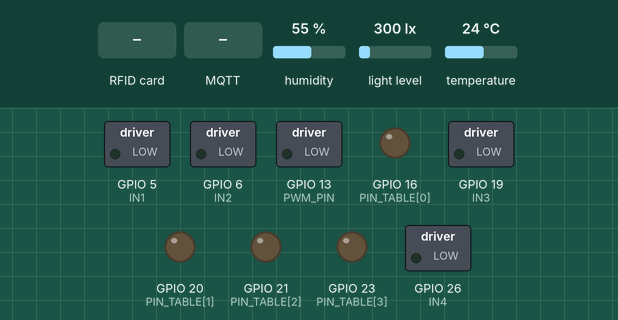
Recording of a program running on a simulated Raspberry Pi (BCM pin numbers). On the bench: switched loads named in the program (green lamp = pin HIGH), output pins drawn as LEDs (lit = HIGH). Dashed ring = blinking. The inputs (shaded band) are chosen by the test bench; at power-on: humidity 55 %, temperature 24 °C, light level 300 lx. The clock reads 2024-03-15 10:24:30 at power-on unless the program sets it; no MQTT or app messages arrive unless stated; the RFID card's data blocks start empty; threads take turns every 2 ms; what the program prints to the terminal is not drawn.

Above: at 1.4 s.
1.5 s: RFID card 5E 7A 19 C4 held to the reader
At 2.4 s:
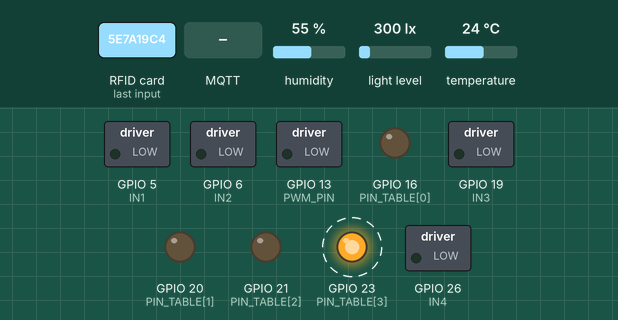
4.0 s: humidity set to 63 %
11.7 s: humidity set to 66 %
At 21.9 s:
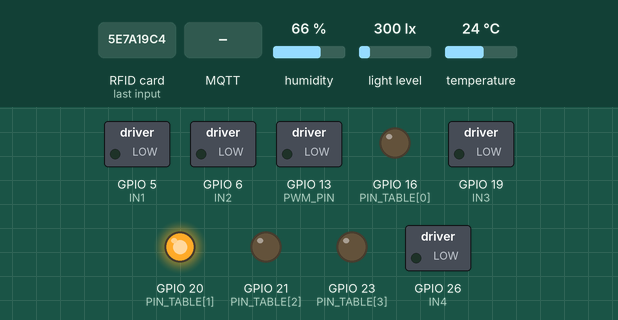
22.2 s: MQTT message "END" arrives on the first subscribed topic
At 22.3 s:
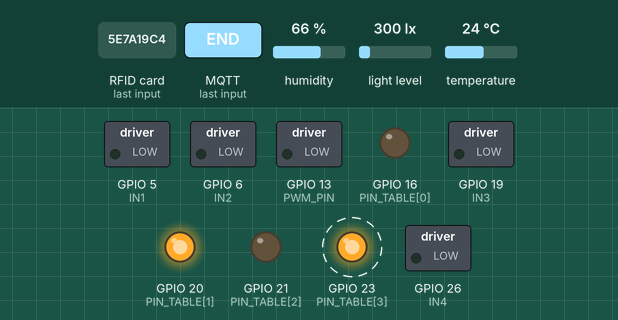
24.3 s: temperature set to 27 °C
At 31.6 s:
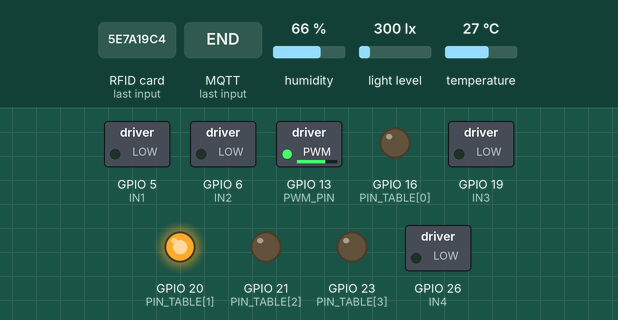
32.5 s: MQTT message "1" arrives on the first subscribed topic
At 32.6 s:
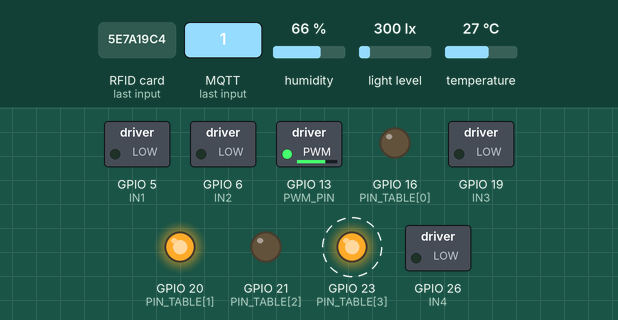
Timing chart, 0 to 35.5 s (numbered marks = the images above; inputs shaded):
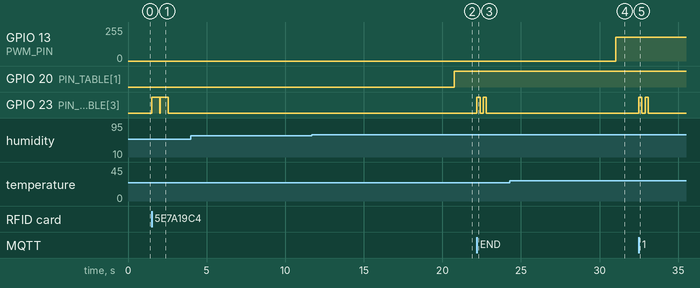

The program:

smart_home.py
```python
import threading #for multithreading
import RPi.GPIO as GPIO #for easy GPIO manipulation
import adafruit_dht #for DHT11 sensor
import board #needed for above library
from time import sleep #to stop the program
from mfrc522 import SimpleMFRC522 #for easy use of the mfrc522 module
from BH1750_light_sensor import BH1750 #needed to use the BH1750 sensor
from datetime import datetime #for current hour reading
import paho.mqtt.client as mqtt #for mqtt comunication
from User import User #User class

GPIO.setwarnings(False)
GPIO.setmode(GPIO.BCM)

PWM_PIN = 13
GPIO.setup(PWM_PIN, GPIO.OUT) #PWM for fan
pwm = GPIO.PWM(PWM_PIN, 50)


"""RFID variable"""
rfid_text_global = ""

"""User"""
USER_1 = User("USER_1", 370, 550, 65, 25, 5, 23,10,11)
USER_2 = User("USER_2", 400, 550, 55, 19, 6, 18)
ACTIVE_USER = USER_1

"""variables needed for dht11 sensor"""
DHT_PIN = board.D12
DHT11 = adafruit_dht.DHT11(DHT_PIN)

"""variables needed for light intesity measures"""
light_sensor = BH1750()
LIGHTS_OFF = False

"""Variable that stores the time at which the blinds will close"""
BLINDS_STATE = 0 # 0- OPEN    1-CLOSED

"""
Variables that hold the pin number for both dc motors and pwm pin
"""
IN1, IN2, IN3, IN4 = 5, 6, 19, 26
FAN_STATE = 0  #0-OFF   1-ON
BASIC_FAN_SPEED = 60 #lower than that will not spin the fan

PIN_TABLE = [16, 20, 21, IN1, IN2, IN3, IN4, PWM_PIN, 23] #Used when ending the system work, for gpio-cleanup

def gpio_setup():
    """
    This function will set up GPIO pins for the whole project.
    """
    GPIO.setup(21, GPIO.OUT) #red LED
    GPIO.setup(20, GPIO.OUT) #yellow LED
    GPIO.setup(16, GPIO.OUT) #red LED

    #window blinds dc motor and cooling fan
    GPIO.setup(IN1, GPIO.OUT) #fan
    GPIO.setup(IN2, GPIO.OUT) #fan
    GPIO.setup(IN3, GPIO.OUT) #DC
    GPIO.setup(IN4, GPIO.OUT) #DC
    GPIO.setup(PWM_PIN, GPIO.OUT) #PWM for fan
    GPIO.setup(23, GPIO.OUT) #Buzzer

def rfid_thread():
    """
    This function will handle the RFID comunication between the main thread
    and the RFID thread. It will alter the ACTIVE_USER based on the RFID tag read by the MFRC522 module.If the text read is END,
    then rfid_text_global variable will be altered.
    """
    RFID_module = SimpleMFRC522()
    global rfid_text_global, ACTIVE_USER, USER_1, USER_2

    while True:
        _, text_rfid = RFID_module.read()

        buzz(1)
        sleep(0.5)
        text_rfid = text_rfid.replace(" ","")
        buzz(0)

        print(f"Text read: {text_rfid}")

        before_user = ACTIVE_USER.user
        if text_rfid == "USER_1":
            ACTIVE_USER = USER_1
        elif text_rfid == "USER_2":
            ACTIVE_USER = USER_2
        elif text_rfid == "END":
            rfid_text_global = text_rfid
        print(f"Active_USER changed from {before_user} to {ACTIVE_USER.user}")

def mqtt_subscriber():
    """
    This function will hande the user request to change user profiles.
    """
    global ACTIVE_USER, USER_1, USER_2
    broker_addres = "192.168.0.69"
    broker_port = 1883
    topic = "user/preferences"

    def on_message(client, userdata, message):
        global ACTIVE_USER, USER_1, USER_2

        try:
            payload = message.payload.decode("utf-8")
            preferences = payload.split(",")
            tmp_user = User("tmp")

            for _ in range(2):
                buzz(1)
                sleep(0.2)
                buzz(0)
                sleep(0.2)

            tmp_user.user = preferences[0]
            tmp_user.LOWER_MARGIN = int(preferences[1])
            tmp_user.UPPER_MARGIN = int(preferences[2])
            tmp_user.ALARM_HUM = int(preferences[3])
            tmp_user.BASE_TEMP = int(preferences[4])
            tmp_user.BLIND_OPEN_TIME = int(preferences[5])
            tmp_user.BLIND_CLOSE_TIME = int(preferences[6])
            tmp_user.NIGHT_TIME_START = int(preferences[7])
            tmp_user.NIGHT_TIME_STOP = int(preferences[8])

            if preferences[0] == "USER_1":
                USER_1 = tmp_user
                if ACTIVE_USER.user == "USER_1":
                    ACTIVE_USER = USER_1
            elif preferences[0] == "USER_2":
                USER_2 = tmp_user
                if ACTIVE_USER.user == "USER_2":
                    ACTIVE_USER = USER_2
        except Exception as e:
            print(f"An error has occured while decoding the message: {e}")


    client = mqtt.Client()
    client.on_message = on_message
    client.connect(broker_addres, broker_port)
    client.subscribe(topic)

    print(f"Topic subscribed: {topic}")
    client.loop_forever()


def warning_LED(state):
    """
    This function will turn on or off the yellow LED depending on the
    state given.
    """
    GPIO.output(20,state)

def buzz(state):
    """
    This function will make the buzzer buzz if passed state is 1 and stop buzzing if state is 0.
    """
    GPIO.output(23, state)

def fan_control(state, dc):
    """
    This function will turn on or off the fan depending on the
    state given, and control the fan speed depending on the measured temperature.

    state = 1 -> fan ON
    state = 0 -> fan OFF
    dc - duty cycle -> fan speed
    """
    global FAN_STATE

    if state == 1 and FAN_STATE == 0:
        pwm.start(dc)
        FAN_STATE = 1
        print("Fan turned ON.")
    elif state == 1 and FAN_STATE == 1:
        pwm.ChangeDutyCycle(dc)

    if state == 0 and FAN_STATE == 1:
        pwm.stop()
        FAN_STATE = 0
        print("Fan turned OFF.")

def spin_motor(direction):
    """
    This function will make the DC motor turn according to the direction passed.
    direction = 1 -> turn right
    direction = -1 -> turn left
    direction = 0 -> stop turning
    """
    if direction == 1:
        GPIO.output(IN3, 1)
        GPIO.output(IN4, 0)
    elif direction == -1:
        GPIO.output(IN3, 0)
        GPIO.output(IN4, 1)
        print(GPIO.input(IN2))
    elif direction == 0:
        GPIO.output(IN3, 0)
        GPIO.output(IN4, 0)

def blinds_control(state):
    """
    This function will turn the dc motor responsible for opening and closing the blinds depending on state passed.
    1 - open
    0 - close
    """
    global BLINDS_STATE

    if state == 1:
        spin_motor(1)
        sleep(5)
        spin_motor(0)
        BLINDS_STATE = 1

        print("Blinds closed")
    elif state == 0:
        spin_motor(-1)
        sleep(7)
        spin_motor(0)
        BLINDS_STATE = 0

        print("Blinds open")


def light_intensity():
    """
    This function will measure light intesity and control the ligting according to user preferences set.
    """
    global LIGHTS_OFF

    if (LIGHTS_OFF == False):
        intensity = int(light_sensor.read_light())
        if (intensity >= 0 and intensity <= ACTIVE_USER.LOWER_MARGIN):
            GPIO.output(21, 1)
            GPIO.output(16, 1)
        elif (intensity > ACTIVE_USER.LOWER_MARGIN and
            intensity <= ACTIVE_USER.UPPER_MARGIN):
            GPIO.output(21, 1)
            GPIO.output(16, 0)
        else:
            GPIO.output(21, 0)
            GPIO.output(16, 0)
    elif LIGHTS_OFF == True:
        GPIO.output(21, 0)
        GPIO.output(16, 0)


def temperature_humidity_control():
    """
    This function will read temperature and humidity and control the fan
    according to the reading.
    """
    try:
        temperature = DHT11.temperature
        humidity = DHT11.humidity
        print(f"\nTemperature: {temperature}*C\tHumidity: {humidity}%")

        if humidity is not None and temperature is not None:
            if humidity >= ACTIVE_USER.ALARM_HUM:
                warning_LED(1)
                print(f"Humidity too high: {humidity}%\tTake action!")
            else:
                warning_LED(0)

            if temperature >= ACTIVE_USER.BASE_TEMP + 1:
                t_diff = temperature - ACTIVE_USER.BASE_TEMP
                dc = min(BASIC_FAN_SPEED + t_diff * 5, 100)

                print(f"t_diff: {t_diff}\tdc: {dc}\n")

                fan_control(1, dc)
            else:
                fan_control(0, BASIC_FAN_SPEED)
    except Exception as e:
        print(f"Something went wrong: {e}")


def chek_time():
    """
    This fuction will check:
    *if it is time to close window blinds and act accordingly
    *if it is time to turn lights on or off
    """
    global LIGHTS_OFF
    now = datetime.now().hour

    if (now == ACTIVE_USER.BLIND_CLOSE_TIME and BLINDS_STATE == 0):
        blinds_control(1) #close blinds
    elif (now == ACTIVE_USER.BLIND_OPEN_TIME and BLINDS_STATE == 1):
        blinds_control(0) #open blinds

    if (now == ACTIVE_USER.NIGHT_TIME_START and LIGHTS_OFF == False):
        LIGHTS_OFF = True #Night mode ON
    elif (now == ACTIVE_USER.NIGHT_TIME_STOP and LIGHTS_OFF == True):
        LIGHTS_OFF = False #Night mode OFF


if __name__ == "__main__":
    gpio_setup()
    print("Setup - complete!\n")

    RFID_thread = threading.Thread(target=rfid_thread, daemon=True)
    MQTT_thread = threading.Thread(target=mqtt_subscriber, daemon=True)

    RFID_thread.start()
    MQTT_thread.start()
    print("RFID thread and MQTT thread started.\n")

    counter = 0

    try:
        while rfid_text_global != "END":
            light_intensity()

            if counter %10 == 0:
                temperature_humidity_control()

            if counter %60 == 0:
                chek_time()

            if counter == 3600:
                counter = 0

            sleep(1)
            counter += 1
    except KeyboardInterrupt:
        pass
    finally:
        for pin in PIN_TABLE:
            GPIO.output(pin, 0)
        for _ in range(3):
            buzz(1)
            sleep(0.2)
            buzz(0)
            sleep(0.2)

        GPIO.cleanup()
```

BH1750_light_sensor.py
```python
import time
import smbus
import RPi.GPIO as GPIO

BH1750_ADDR = 0x23 #sensor adress on the i2c bus
CMD_READ = 0x11 #comand to read light sensitivity

class BH1750(object):
   def __init__(self):
       # Rev 2 of Raspberry Pi and all newer use bus 1
       self.bus = smbus.SMBus(1)

   def read_light(self):
       data = self.bus.read_i2c_block_data(BH1750_ADDR, CMD_READ)
       result = (data[1] + (256 * data[0])) / 1.2
       return format(result,'.0f')

   def print_result(self):
        try:
            print("Light: " + self.read_light() + " Lux")
        except FileNotFoundError:
            print('ERROR: Please enable I2C.')
        except OSError:
            print('ERROR: I2C device not found. Please check BH1750 wiring.')
        except:
            print('ERROR: General unknown error')
```

User.py
```python
class User():
    def __init__(self, user, lower=350,
                 upper=500,hum=65, temp=23,
                 open_time=7, close_time=22,
                 night_start=23, night_stop=8):
        self.user = user
        self.LOWER_MARGIN = lower
        self.UPPER_MARGIN = upper
        self.ALARM_HUM = hum
        self.BASE_TEMP = temp
        self.BLIND_OPEN_TIME = open_time
        self.BLIND_CLOSE_TIME = close_time
        self.NIGHT_TIME_START = night_start
        self.NIGHT_TIME_STOP = night_stop
```

Measured:
- the behaviour switches between 64 and 65 % on humidity (found by bisection; images 1 and 2)
- the behaviour switches between 25 and 26 °C on temperature (found by bisection; images 3 and 4)
- after the input at 1.5 s, GPIO 23 (PIN_TABLE[3]): alternates HIGH for 0.50 s and LOW for 0.04 s, 4 changes in all, then stays LOW, starting at once
- after the input at 4.0 s, every drawn part: stays the same
- after the input at 11.7 s, GPIO 20 (PIN_TABLE[1]): LOW → HIGH after 9.1 s
- after the input at 22.2 s, GPIO 23 (PIN_TABLE[3]): alternates HIGH for 0.20 s and LOW for 0.20 s, 4 changes in all, then stays LOW, starting at once
- after the input at 24.3 s, GPIO 13 (PWM_PIN): 0/255 → 179/255 after 6.7 s
- after the input at 32.5 s, GPIO 23 (PIN_TABLE[3]): alternates HIGH for 0.20 s and LOW for 0.20 s, 4 changes in all, then stays LOW, starting at once
